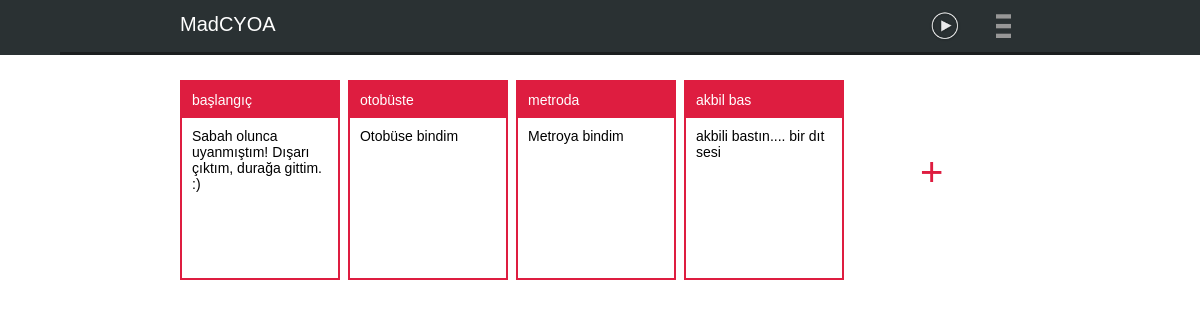
/stories/chapter/evden-ckarken/, run on an earlier commit of the app's database.
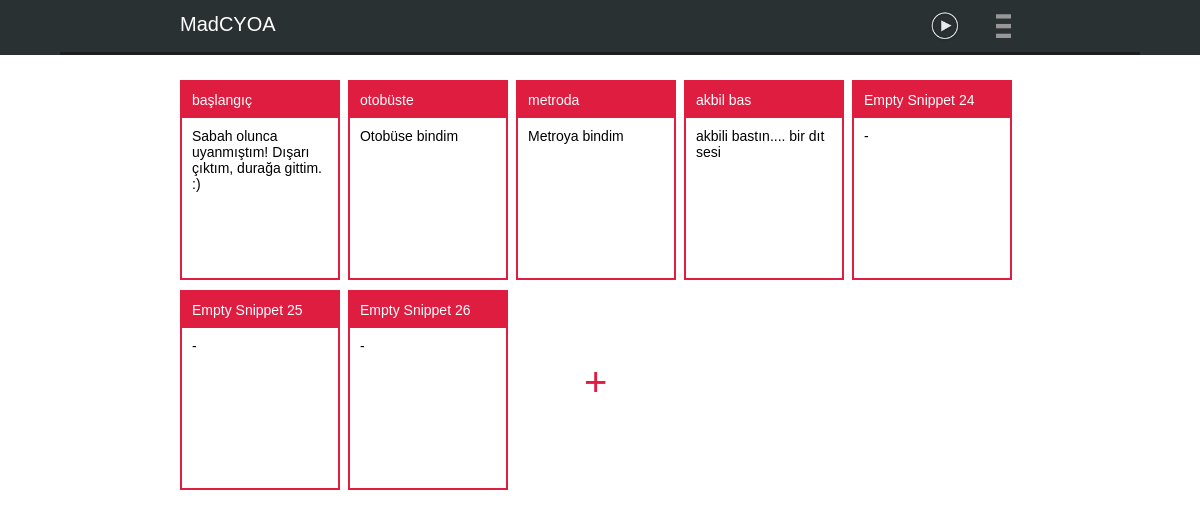
And on a later commit of the database.
### stories/models.py (models this page shows, shortened)
class Displayable(models.Model):
    name = models.CharField(max_length=100, null=True, blank=True)
    slug = AutoSlugField(populate_from="name", unique=True, null=True, blank=True)
    text = models.TextField(null=True, blank=True)
    sort_order = models.IntegerField(default=1)
    class Meta:
        abstract = True
        ordering = ("sort_order",)

class Snippet(Displayable):
    chapter = models.ForeignKey(Chapter, related_name="related_snippets")
    is_completed = models.BooleanField(default=False)
    is_failed = models.BooleanField(default=False)
    starting_point = models.BooleanField(default=False)
    checkpoint = models.BooleanField(default=False)

### stories/views.py (the view)
# urls.py: url(r'^chapter/(?P<slug>[\w-]+)/$', ChapterDetail.as_view(), name="chapter-detail"),
class ChapterDetail(DetailView):
    model = Chapter
    template_name = "stories/chapter_detail.html"

### templates/stories/chapter_detail.html (shortened to what this page needs)
{% extends "base.html" %}
{% block navExtra %}
<div class="play-game">
    <a href="{% url 'play' object.story.slug %}" target="_blank">
        <img src="/static/icons/play.png">
    </a>
</div>
{% endblock %}
{% block pageContent %}
<div style="width: 100%; overflow:auto; font-family: Tahoma; font-size: 14px;">
	{% for snippet in object.related_snippets.all %}
	<div class="snp snippet" id="{{ snippet.slug }}">
		<div class="snp-brd">
			<div class="snp-title">
				{{ snippet.name|default:'-' }}
			</div>
			<div class="snp-text">
				{{ snippet.text|default:'-' }}
			</div>
		</div>
	</div>
	{% endfor %}
	<div class="snp new-snippet" id="{{ snippet.slug }}">
		<div class="add-snippet">
			+
		</div>
	</div>
</div>
{% endblock %}

### templates/base.html (shortened to what this page needs)
<html>
<head>
<link rel="stylesheet" href="http://code.jquery.com/ui/1.11.4/themes/smoothness/jquery-ui.css">
<link rel="stylesheet" href="/static/fancyBox/source/jquery.fancybox.css?v=2.1.5" type="text/css" media="screen" />
<link rel="stylesheet" type="text/css" href="/static/css/style.css">
</head>
<body>
<div class="menu-container">
    <div class="menu-items">
        <div class="title">
            <a href="/">MadCYOA</a>
        </div>
        {% block navExtra %}
        {% endblock %}
        <div class="more">
            <img src="/static/icons/drawer.png">
        </div>
    </div>
</div>
<div class="page-content">
    <div class="page-cnt">
        {% block pageContent %}
        {% endblock %}
    </div>
</div>
</body>
</html>

### static/css/style.css (style rules this page uses)
* { margin: 0; padding: 0; font-family: "Lucida Sans Unicode", "Lucida Grande", sans-serif; }
.page-content { width: 70%; margin: 0 auto; }
.page-cnt { margin-top: 15px; }
.menu-container { width: 100%; background:#2A3133; }
.menu-items { width: 70%; overflow:auto; color: #fff; margin: 0 auto; padding: 10px 10%; border-bottom: 3px solid #1B1E1F; }
.menu-container a { color: #fff; text-decoration: none; }
.menu-container .title { width: 50%; float: left; font-family: "Lucida Sans Unicode", "Lucida Grande", sans-serif; font-size: 20px; position: relative; top: 3px; }
.menu-container .play-game { width: 43%; float: left; text-align: right; }
.play-game img { width: 32px; height: 32px; }
.menu-container .more { width: 7%; float: right; text-align: right; }
.more img { width: 24px; height: 26px; margin-top: 2px; }
.snp { width: 19%; float:left; background: #fff; margin-right:1%; height: 200px; margin-top: 10px; }
.snp-brd { border: 2px solid #DE1D40; height: 196px; }
.snp-text { padding: 10px; }
.snp-title { padding: 10px; background: #DE1D40; color: #fff; }
.new-snippet { font-size: 40px; text-align: center; }
.add-snippet { margin-top: 70px; color: #DE1D40; }

What changed in the data, as far as the page shows it:
added Snippet: name "Empty Snippet 24", text "-"
added Snippet: name "Empty Snippet 25", text "-"
added Snippet: name "Empty Snippet 26", text "-"
